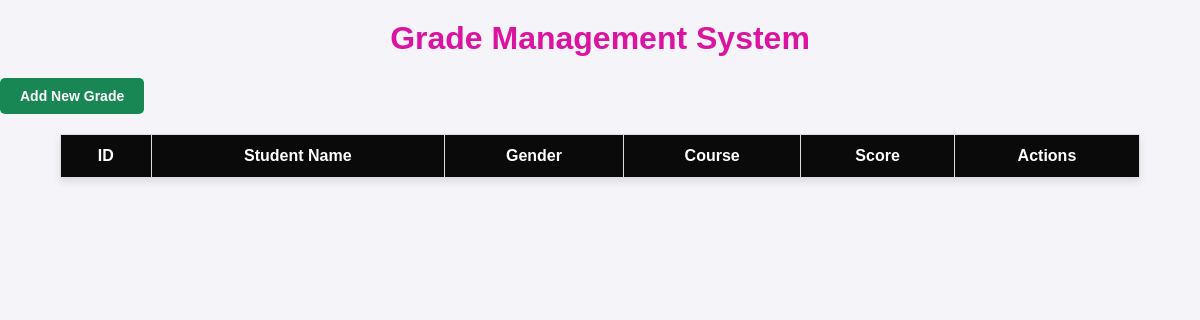
The app's page /manageGrades.php, older data.
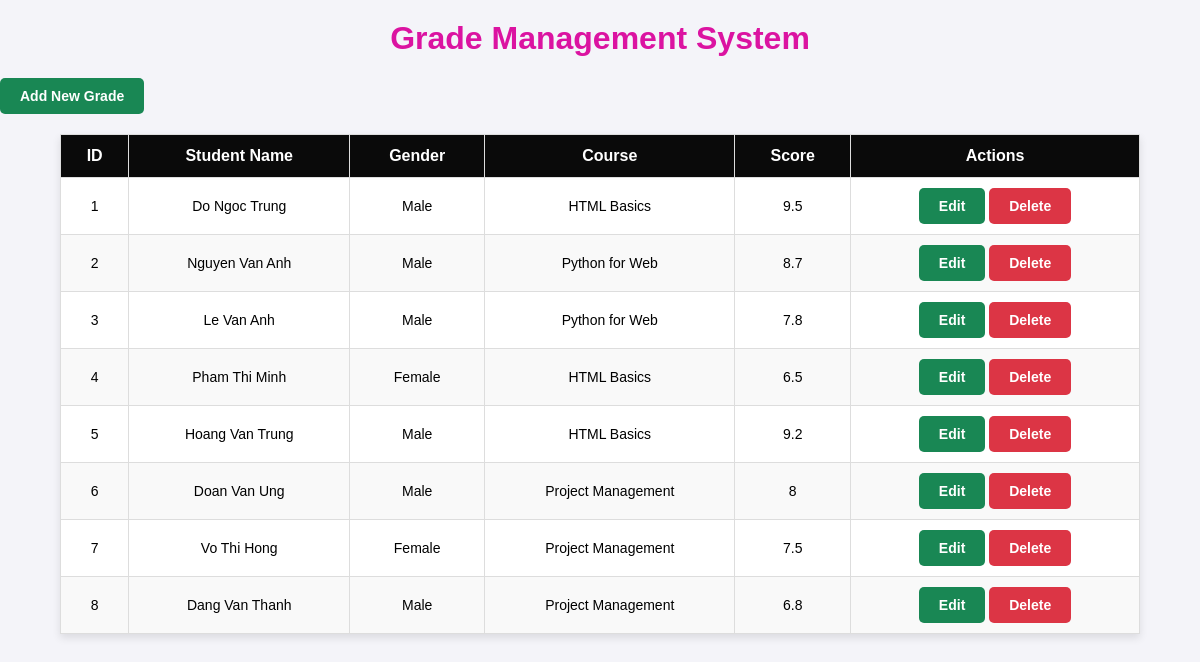
The same page, newer data.
### tables this page shows
CREATE TABLE Grades (
    id INT AUTO_INCREMENT PRIMARY KEY,
    username VARCHAR(255) NOT NULL,
    gender ENUM('Male', 'Female') NOT NULL,
    Courses VARCHAR(255) NOT NULL,
    score FLOAT NOT NULL,
    created_at TIMESTAMP DEFAULT CURRENT_TIMESTAMP
);

### manageGrades.php (the view, shortened to what this page needs)
<!DOCTYPE html>
<html lang="en">
<head>
    <link rel="stylesheet" href="manageGrades.css">
</head>
<body>
    <h1>Grade Management System</h1>
    <a href="Add_grade.php" class="btn">Add New Grade</a>
    <table>
        <thead>
            <tr>
                <th>ID</th>
                <th>Student Name</th>
                <th>Gender</th>
                <th>Course</th>
                <th>Score</th>
                <th>Actions</th>
            </tr>
        </thead>
        <tbody>
            <?php
            include 'db.php';
            $result = $conn->query("SELECT * FROM Grades ORDER BY id ASC");
            while ($row = $result->fetch_assoc()) {
                echo "<tr>
                        <td>{$row['id']}</td>
                        <td>{$row['username']}</td>
                        <td>{$row['gender']}</td>
                        <td>{$row['Courses']}</td>
                        <td>{$row['score']}</td>
                        <td>
                            <a href='Edit_grade.php?id={$row['id']}' class='btn'>Edit</a>
                            <a href='Delete_grade.php?id={$row['id']}' class='btn delete'>Delete</a>
                        </td>
                    </tr>";
            }
            ?>
        </tbody>
    </table>
</body>
</html>

Row changes from the older to the newer data that the page shows:
added grades: id "1", username "Do Ngoc Trung", gender "Male", Courses "HTML Basics", score "9.5"
added grades: id "2", username "Nguyen Van Anh", gender "Male", Courses "Python for Web", score "8.7"
added grades: id "3", username "Le Van Anh", gender "Male", Courses "Python for Web", score "7.8"
added grades: id "4", username "Pham Thi Minh", gender "Female", Courses "HTML Basics", score "6.5"
added grades: id "5", username "Hoang Van Trung", gender "Male", Courses "HTML Basics", score "9.2"
added grades: id "6", username "Doan Van Ung", gender "Male", Courses "Project Management", score "8"
added grades: id "7", username "Vo Thi Hong", gender "Female", Courses "Project Management", score "7.5"
added grades: id "8", username "Dang Van Thanh", gender "Male", Courses "Project Management", score "6.8"
